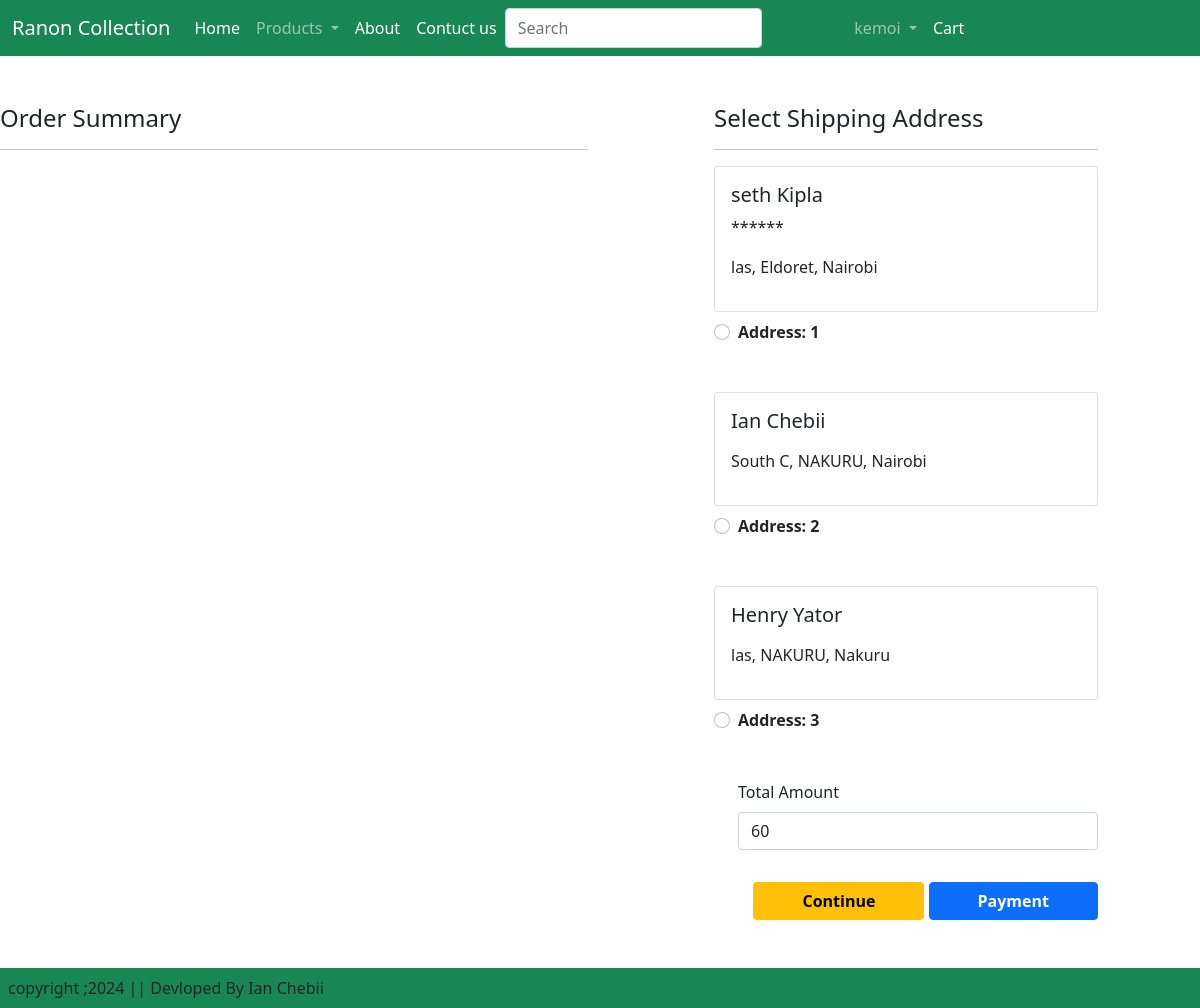
The page /checkout/ (signed in) on the database its author committed.
### ecoapp/models.py (models this page shows, shortened)
class Customer(models.Model):
    user = models.ForeignKey(User, on_delete=models.CASCADE)  # Corrected on_delete
    name = models.CharField(max_length=200)
    location = models.CharField(max_length=200)
    county = models.CharField(max_length=60)
    mobile = models.CharField(max_length=50, )  # Corrected spelling and added length
    city = models.CharField(choices=STATE_CHOICES, max_length=100)  # Corrected variable name to STATE_CHOICES

### ecoapp/views.py (the view)
# urls.py: path('checkout/', views.Checkout.as_view(), name='checkout'),
class Checkout(View):
    @method_decorator(login_required)
    def get(self, request):
        user = request.user
        add = Customer.objects.filter(user=user)
        cart_items = Cart.objects.filter(user=user)
        amount = 0
        for p in cart_items:
            value = p.quantity * float(p.product.discount_price)
            amount += value
        totalamount = amount + 60
        return render(request, 'ecoapp/checkout.html', {'add': add, 'cart_items': cart_items, 'totalamount': totalamount, 'amount': amount})

### ecoapp/templates/ecoapp/checkout.html (shortened to what this page needs)
{% extends "ecoapp/base.html" %}
{% load static %}
{% block maincontent %}
<div class="row mt-5">
    <div class="col-sm-6">
        <h4>Order Summary</h4>
        <hr>
    </div>
    <div class="col-sm-4 offset-1">
        <h4>Select Shipping Address</h4>
        <hr>
        <form action="post" id="myform">
            {% for ad in add %}
            <div class="card">
                <div class="card-body">
                    <h5>{{ ad.name }}</h5>
                    <p>{{ ad.mobile }}</p>
                    <p>{{ ad.location }}, {{ ad.county }}, {{ ad.city }}</p>
                </div>
            </div>
            <div class="form-check mt-2 mb-5">
                <input class="form-check-input" type="radio" name="custid" id="custadd{{ forloop.counter }}" value="{{ ad.id }}">
                <label class="form-check-label fw-bold" for="custadd{{ forloop.counter }}">Address: {{ forloop.counter }}</label>
            </div>
            {% endfor %}
            <div class="form-check mb-3">
                <label for="totalamount" class="form-label">Total Amount</label>
                <input type="number" class="form-control" name="totalamount" value="{{ totalamount }}">
            </div>
            <div class="text-end">
                <a href="#" class="btn btn-warning mt-3 px-5 fw-bold">Continue</a>
                <a href="#" class="btn btn-primary mt-3 px-5 fw-bold">Payment</a>
            </div>
        </form>
    </div>
</div>
{% endblock maincontent %}

### ecoapp/templates/ecoapp/base.html (shortened to what this page needs)
{% load static %}
<!DOCTYPE html>
<html lang="en">
<head>
    <link href="https://cdn.jsdelivr.net/npm/bootstrap@5.0.2/dist/css/bootstrap.min.css" rel="stylesheet">
    <link rel="stylesheet" href="{% static 'ecoapp/js/css/owl.carousel.min.css' %}">
    <link rel="stylesheet" href="{% static 'ecoapp\css\style.css' %}">
    <link rel="stylesheet" href="https://cdnjs.cloudflare.com/ajax/libs/font-awesome/6.5.2/css/all.min.css" />
</head>
<body>
    <nav class="navbar navbar-expand-lg navbar-dark bg-success">
        <div class="container-fluid">
          <a class="navbar-brand" href="#">Ranon Collection</a>
          <div class="collapse navbar-collapse" id="navbarSupportedContent">
            <ul class="navbar-nav me-auto mb-2 mb-lg-0">
              {% if user.is_authenticated %}
              <li class="nav-item">
                <a class="nav-link active" aria-current="page" href="{% url 'home' %}">Home</a>
              </li>
              <li class="nav-item dropdown">
                <a class="nav-link dropdown-toggle" href="#" id="navbarDropdown" role="button" data-bs-toggle="dropdown" aria-expanded="false">
                  Products
                </a>
              </li>
                <li class="nav-item">
                  <a class="nav-link text-white" href="{% url 'about' %}">About</a>
                </li>
                <li class="nav-item">
                  <a class="nav-link text-white" href="{% url 'contact' %}">Contuct us</a>
                </li>
            <form class="d-flex">
              <input class="form-control me-2" type="search" placeholder="Search" aria-label="Search">
              <button class="btn btn-outline-success" type="submit">Search</button>
            </form>
            <li class="nav-item dropdown">
              <a class="nav-link dropdown-toggle" href="#" id="navbarDropdown text-white" role="button" data-bs-toggle="dropdown" aria-expanded="false">
                {{request.user}}
              </a>
            </li>
            <li class="nav-item">
              <a class="nav-link text-white" href="{% url 'showcart' %}">Cart</a>
            </li>
        {%endif%}
      </nav>
      {% block maincontent%}{% endblock maincontent%}
    <footer class="container-fluid bg-success tex-center p-2 mt-5  ">
       copyright         ;2024 || Devloped By Ian Chebii
    </footer>
</body>
</html>

### static/ecoapp/css/style.css (style rules this page uses)
a { text-decoration: none; }

### rows shown on the page
Customer: name "seth Kipla", mobile "******", location "las", county "Eldoret", city "Nairobi"
Customer: name "Ian Chebii", location "South C", county "NAKURU", city "Nairobi"
Customer: name "Henry Yator", location "las", county "NAKURU", city "Nakuru"

### other values the page prints
{{ request.user }} "kemoi"
